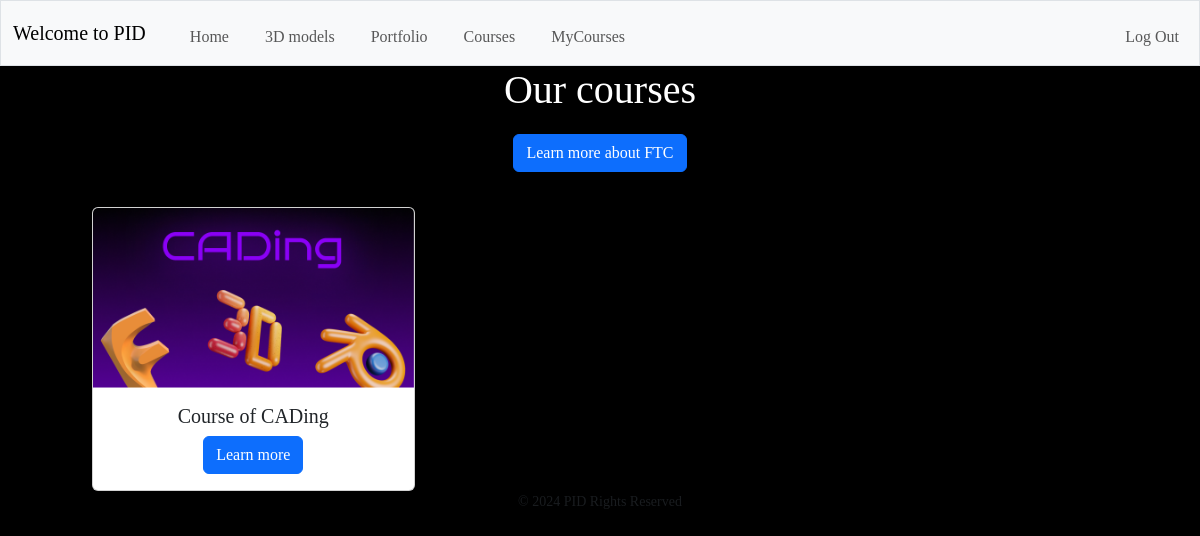
The page /courses (signed in) on the database its author committed.
### tables this page shows
CREATE TABLE courses (
name TEXT NOT NULL,
lessons TEXT NOT NULL,
description TEXT NOT NULL, image TEXT);

### app.py (the view)
@app.route("/courses", methods=["GET", "POST"])
@login_required
def courses():
        courses = db.execute("SELECT * FROM courses")
        return render_template("courses.html", courses=courses)

### helpers.py (called while the page is built)
def login_required(f):
    @wraps(f)
    def decorated_function(*args, **kwargs):
        if session.get("user_id") is None:
            return redirect("/login")
        return f(*args, **kwargs)
    return decorated_function

### templates/courses.html (shortened to what this page needs)
{% extends "layout.html" %}
{% block main %}
    <div class="courses">
    <h1> Our courses </h1>
    <div class="learnm">
        <a href="/aboutftc" class="btn btn-primary">Learn more about FTC</a>
    </div>
    {% for course in courses %}
        <div class="row row-cols-1 row-cols-md-3 g-4">
            <div class="col">
            <div class="card h-100">
                <img src="{{course.image}}" class="card-img-top" alt="">
                <div class="card-body">
                <h5 class="card-title">{{course.name}}</h5>
                <a href="/{{course.name.lower().replace(' ', '')}}" class="btn btn-primary">Learn more</a>
                </div>
            </div>
            </div>
        </div>
    {% endfor %}
    </div>
{% endblock %}

### templates/layout.html (style rules this page uses)
body { font-family: "Bruno Ace"; background-color: rgb(255, 255, 255); }

### templates/courses.html (style rules this page uses)
body { background-color: black; }
h1 { font-family: "Bruno Ace"; color: white; }
.courses { margin-left: 80px; margin-right: 80px; }
.learnm { margin-top: 20px; margin-bottom: 35px; }

### rows shown on the page
courses: image (picture), name "Course of CADing"
